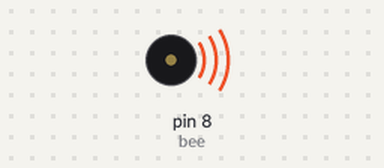
A sketch run on a simulated Arduino Uno, built with avr-gcc and run on an emulated ATmega328P. Parts: buzzer (waves = sounding).

Above: at 0.05 s.
Timing chart, 0 to 3.0 s (numbered marks = the images above):
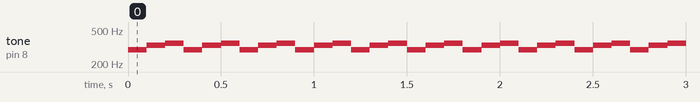

The sketch:

FMQ.ino
```cpp
int bee = 8;
int tones0[7] = {147,165,175,196,221,248,278};
int tones1[7] = {294,330,350,393,441,495,556};
int tones2[7] = {589,661,700,786,882,990,1112};
// 1 2 3 4 5 6 7 8
void setup() {
  // put your setup code here, to run once:
  pinMode(bee,OUTPUT);
}

void loop() {
  // put your main code here, to run repeatedly:
  for(int i=0;i<3;i++) {
    //tone(bee,tones0[i],0);
//    noTone(70);
    //delay(100);

    tone(bee,tones1[i],500);
    noTone(70);
    delay(100);
//
     //tone(bee,tones2[i],0);
//    noTone(70);
     //delay(100);
  }
}
```

Measured:
- by itself, tone on pin 8 (bee): repeats every 0.30 s: 330 Hz 0.10 s, 350 Hz 0.10 s, 294 Hz 0.10 s
